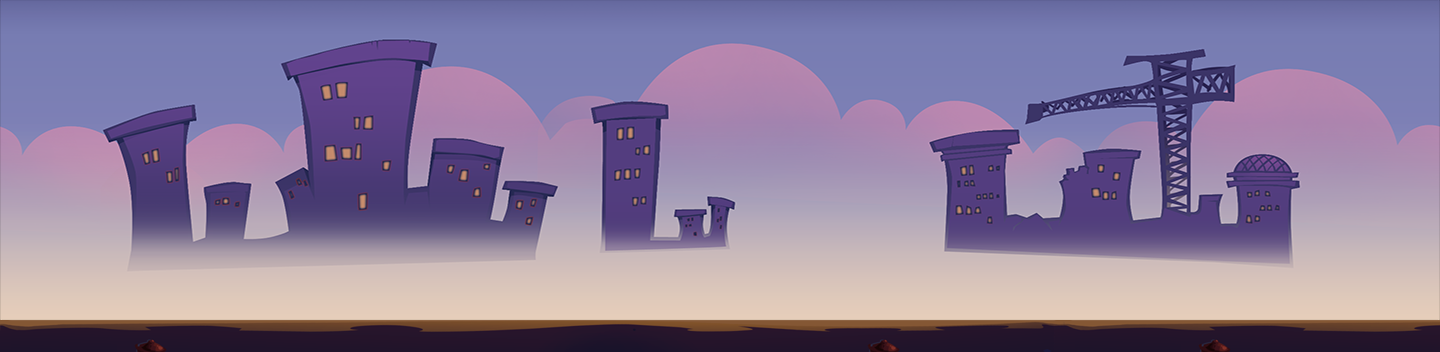

Rendered tile map (Tiled .tmx) drawn with the repository's tilesets; below, a short description and the map source with its tile grids summarised:
An orthogonal 45x11 tile map with 32x32 px tiles, 1 tile layer (块层 1) and 37 objects.

<map version="1.0" orientation="orthogonal" width="45" height="11" tilewidth="32" tileheight="32">
 <tileset firstgid="1" name="map1" tilewidth="32" tileheight="32">
  <image source="map1.png" width="1440" height="379" />
 </tileset>
 <layer name="块层 1" width="45" height="11" opacity="0.94">
  <data>[495 cells, 495 non-empty, 495 distinct tile ids]</data>
 </layer>
 <objectgroup name="coins" width="45" height="11">
  <object x="455" y="264" />
  <object x="496" y="243" />
  <object x="543" y="225" />
  <object x="585" y="217" />
  <object x="624" y="227" />
  <object x="657" y="244" />
  <object x="681" y="268" />
  <object x="861" y="277" />
  <object x="937" y="247" />
  <object x="996" y="231" />
  <object x="1036" y="227" />
  <object x="1095" y="241" />
  <object x="1128" y="265" />
  <object x="1325" y="223" />
  <object x="422" y="285" />
  <object x="381" y="286" />
  <object x="835" y="121" />
  <object x="865" y="121" />
  <object x="849" y="145" />
  <object x="728" y="283" />
 </objectgroup>
 <objectgroup name="floors" width="45" height="11">
  <object x="0" y="320" width="1440" height="32" />
 </objectgroup>
 <objectgroup name="boxs" width="45" height="11">
  <object x="500" y="320" />
  <object x="550" y="320" />
  <object x="600" y="320" />
  <object x="650" y="320" />
  <object x="700" y="320" />
  <object x="750" y="320" />
  <object x="800" y="320" />
  <object x="950" y="320" />
  <object x="1000" y="320" />
  <object x="1050" y="320" />
  <object x="1100" y="320" />
  <object x="1150" y="320" />
  <object x="1200" y="320" />
  <object x="1250" y="320" />
  <object x="730" y="245" />
 </objectgroup>
 <objectgroup name="battery" width="45" height="11">
  <object x="1360" y="325" />
 </objectgroup>
</map>
